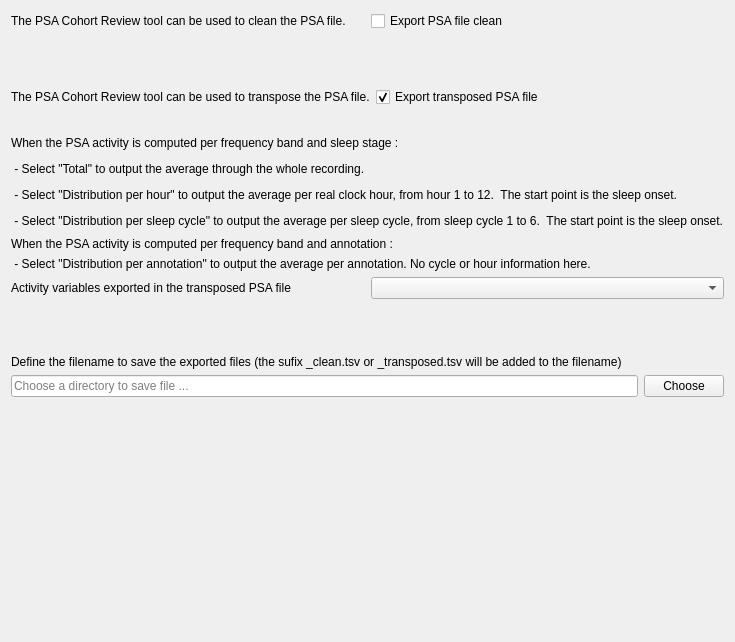
<ui version="4.0">
 <class>OutputFileStep</class>
 <widget class="QWidget" name="OutputFileStep">
  <property name="geometry">
   <rect>
    <x>0</x>
    <y>0</y>
    <width>726</width>
    <height>642</height>
   </rect>
  </property>
  <property name="windowTitle">
   <string />
  </property>
  <layout class="QHBoxLayout" name="horizontalLayout_3">
   <item>
    <layout class="QVBoxLayout" name="verticalLayout">
     <item>
      <layout class="QHBoxLayout" name="horizontalLayout">
       <item>
        <widget class="QLabel" name="label_3">
         <property name="minimumSize">
          <size>
           <width>350</width>
           <height>0</height>
          </size>
         </property>
         <property name="maximumSize">
          <size>
           <width>16777215</width>
           <height>16777215</height>
          </size>
         </property>
         <property name="text">
          <string>The PSA Cohort Review tool can be used to clean the PSA file.</string>
         </property>
        </widget>
       </item>
       <item>
        <widget class="QCheckBox" name="export_raw_checkBox">
         <property name="maximumSize">
          <size>
           <width>16777215</width>
           <height>16777215</height>
          </size>
         </property>
         <property name="toolTip">
          <string>Check to export PSA activity of selected channels only (same format as the input PSA file).</string>
         </property>
         <property name="text">
          <string>Export PSA file clean</string>
         </property>
        </widget>
       </item>
      </layout>
     </item>
     <item>
      <spacer name="verticalSpacer">
       <property name="orientation">
        <enum>Qt::Vertical</enum>
       </property>
       <property name="sizeType">
        <enum>QSizePolicy::Fixed</enum>
       </property>
       <property name="sizeHint" stdset="0">
        <size>
         <width>40</width>
         <height>50</height>
        </size>
       </property>
      </spacer>
     </item>
     <item>
      <layout class="QHBoxLayout" name="horizontalLayout_2">
       <item>
        <widget class="QLabel" name="label_8">
         <property name="minimumSize">
          <size>
           <width>350</width>
           <height>0</height>
          </size>
         </property>
         <property name="maximumSize">
          <size>
           <width>16777215</width>
           <height>16777215</height>
          </size>
         </property>
         <property name="text">
          <string>The PSA Cohort Review tool can be used to transpose the PSA file.</string>
         </property>
        </widget>
       </item>
       <item>
        <widget class="QCheckBox" name="export_transpose_checkBox">
         <property name="maximumSize">
          <size>
           <width>16777215</width>
           <height>16777215</height>
          </size>
         </property>
         <property name="toolTip">
          <string>Check to export the transposed PSA file. The format is one sujet per row and the selected channels (including ROIs) and frequency bands are packed as additional columns. </string>
         </property>
         <property name="text">
          <string>Export transposed PSA file</string>
         </property>
         <property name="checked">
          <bool>true</bool>
         </property>
        </widget>
       </item>
      </layout>
     </item>
     <item>
      <spacer name="verticalSpacer_4">
       <property name="orientation">
        <enum>Qt::Vertical</enum>
       </property>
       <property name="sizeType">
        <enum>QSizePolicy::Fixed</enum>
       </property>
       <property name="sizeHint" stdset="0">
        <size>
         <width>20</width>
         <height>20</height>
        </size>
       </property>
      </spacer>
     </item>
     <item>
      <layout class="QGridLayout" name="gridLayout">
       <item row="6" column="1">
        <widget class="QComboBox" name="activity_comboBox">
         <property name="maximumSize">
          <size>
           <width>16777215</width>
           <height>16777215</height>
          </size>
         </property>
        </widget>
       </item>
       <item row="1" column="0" colspan="2">
        <widget class="QLabel" name="label_5">
         <property name="minimumSize">
          <size>
           <width>0</width>
           <height>20</height>
          </size>
         </property>
         <property name="text">
          <string> - Select "Total" to output the average through the whole recording.</string>
         </property>
        </widget>
       </item>
       <item row="4" column="0" colspan="2">
        <widget class="QLabel" name="label_9">
         <property name="text">
          <string>When the PSA activity is computed per frequency band and annotation : </string>
         </property>
        </widget>
       </item>
       <item row="3" column="0" colspan="2">
        <widget class="QLabel" name="label_7">
         <property name="minimumSize">
          <size>
           <width>0</width>
           <height>20</height>
          </size>
         </property>
         <property name="text">
          <string> - Select "Distribution per sleep cycle" to output the average per sleep cycle, from sleep cycle 1 to 6.  The start point is the sleep onset.</string>
         </property>
        </widget>
       </item>
       <item row="2" column="0" colspan="2">
        <widget class="QLabel" name="label_6">
         <property name="minimumSize">
          <size>
           <width>0</width>
           <height>20</height>
          </size>
         </property>
         <property name="text">
          <string> - Select "Distribution per hour" to output the average per real clock hour, from hour 1 to 12.  The start point is the sleep onset.</string>
         </property>
        </widget>
       </item>
       <item row="6" column="0">
        <widget class="QLabel" name="label">
         <property name="minimumSize">
          <size>
           <width>0</width>
           <height>20</height>
          </size>
         </property>
         <property name="maximumSize">
          <size>
           <width>16777215</width>
           <height>16777215</height>
          </size>
         </property>
         <property name="text">
          <string>Activity variables exported in the transposed PSA file</string>
         </property>
        </widget>
       </item>
       <item row="0" column="0" colspan="2">
        <widget class="QLabel" name="label_4">
         <property name="minimumSize">
          <size>
           <width>0</width>
           <height>20</height>
          </size>
         </property>
         <property name="text">
          <string>When the PSA activity is computed per frequency band and sleep stage :</string>
         </property>
        </widget>
       </item>
       <item row="5" column="0" colspan="2">
        <widget class="QLabel" name="label_10">
         <property name="text">
          <string> - Select "Distribution per annotation" to output the average per annotation. No cycle or hour information here.</string>
         </property>
        </widget>
       </item>
      </layout>
     </item>
     <item>
      <spacer name="verticalSpacer_2">
       <property name="orientation">
        <enum>Qt::Vertical</enum>
       </property>
       <property name="sizeType">
        <enum>QSizePolicy::Fixed</enum>
       </property>
       <property name="sizeHint" stdset="0">
        <size>
         <width>20</width>
         <height>50</height>
        </size>
       </property>
      </spacer>
     </item>
     <item>
      <layout class="QGridLayout" name="gridLayout_3">
       <item row="0" column="0" colspan="2">
        <widget class="QLabel" name="label_2">
         <property name="text">
          <string>Define the filename to save the exported files (the sufix _clean.tsv or _transposed.tsv will be added to the filename)</string>
         </property>
        </widget>
       </item>
       <item row="1" column="0">
        <widget class="QLineEdit" name="filename_lineEdit">
         <property name="maximumSize">
          <size>
           <width>16777215</width>
           <height>16777215</height>
          </size>
         </property>
         <property name="inputMask">
          <string />
         </property>
         <property name="text">
          <string />
         </property>
         <property name="placeholderText">
          <string>Choose a directory to save file ...</string>
         </property>
        </widget>
       </item>
       <item row="1" column="1">
        <widget class="QPushButton" name="choose_pushButton">
         <property name="maximumSize">
          <size>
           <width>150</width>
           <height>16777215</height>
          </size>
         </property>
         <property name="text">
          <string>Choose</string>
         </property>
        </widget>
       </item>
      </layout>
     </item>
     <item>
      <spacer name="verticalSpacer_3">
       <property name="orientation">
        <enum>Qt::Vertical</enum>
       </property>
       <property name="sizeType">
        <enum>QSizePolicy::Expanding</enum>
       </property>
       <property name="sizeHint" stdset="0">
        <size>
         <width>20</width>
         <height>10</height>
        </size>
       </property>
      </spacer>
     </item>
    </layout>
   </item>
  </layout>
 <property name="styleSheet"><string>font: 12pt "Roboto";</string></property></widget>
 <resources><include location="../../../../../snooz-toolbox/src/main/python/ui/themes/themes.qrc" /></resources>
 <connections>
  <connection>
   <sender>choose_pushButton</sender>
   <signal>clicked()</signal>
   <receiver>OutputFileStep</receiver>
   <slot>choose_button_slot()</slot>
   <hints>
    <hint type="sourcelabel">
     <x>662</x>
     <y>341</y>
    </hint>
    <hint type="destinationlabel">
     <x>372</x>
     <y>192</y>
    </hint>
   </hints>
  </connection>
  <connection>
   <sender>export_transpose_checkBox</sender>
   <signal>clicked()</signal>
   <receiver>OutputFileStep</receiver>
   <slot>export_transposed_checkbox_slot()</slot>
   <hints>
    <hint type="sourcelabel">
     <x>507</x>
     <y>101</y>
    </hint>
    <hint type="destinationlabel">
     <x>361</x>
     <y>249</y>
    </hint>
   </hints>
  </connection>
 </connections>
 <slots>
  <slot>choose_button_slot()</slot>
  <slot>export_transposed_checkbox_slot()</slot>
 </slots>
</ui>
